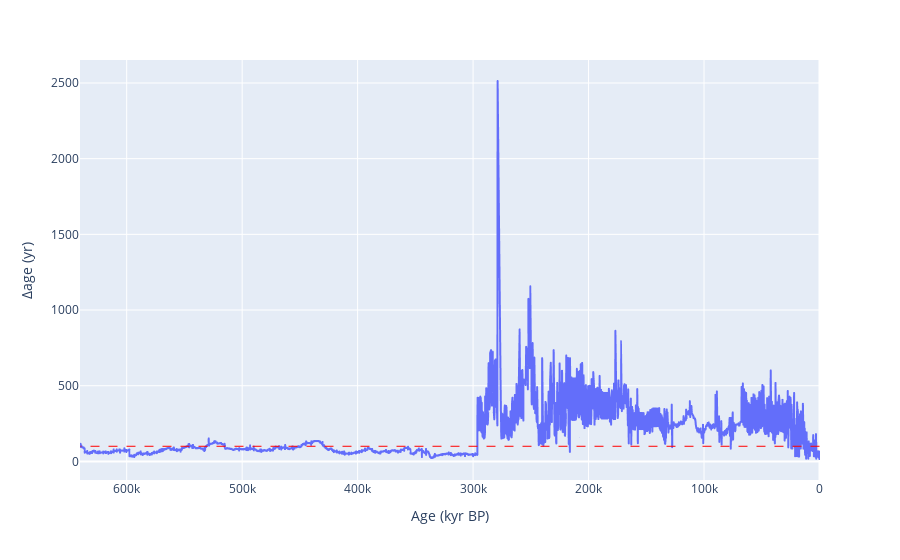

Notebook cell for this chart:
### Code cell
from toolbox import sq_ana as sa 
import importlib
importlib.reload(sa)


fig = sa.age_gap_interactive(
    df_fuji,
    age_min=0,
    age_max=640_000,
    H_line=100,
)
fig.show()

### Figure 1 — Plotly figure (JSON) as saved in the notebook; plotly's stock layout.template omitted (floating-point values rounded to 4 significant figures; data arrays with more than 128 entries replaced by an {"elided": "..."} marker saying what was removed)
{"data": [{"hovertemplate": "Age (yr BP)=%{x}<br>Δage (yr)=%{y}<extra></extra>", "legendgroup": "", "line": {"color": "#636efa", "dash": "solid"}, "marker": {"symbol": "circle"}, "mode": "lines", "name": "", "showlegend": false, "type": "scattergl", "x": {"elided": "6298 int values"}, "xaxis": "x", "y": {"elided": "6298 int values"}, "yaxis": "y"}], "layout": {"legend": {"tracegroupgap": 0}, "margin": {"t": 60}, "shapes": [{"line": {"color": "red", "dash": "dash", "width": 1}, "name": "H Line", "type": "line", "x0": 0, "x1": 640000, "y0": 100, "y1": 100}], "title": {"x": 0.5}, "xaxis": {"anchor": "y", "autorange": "reversed", "domain": [0, 1], "title": {"text": "Age (kyr BP)"}}, "yaxis": {"anchor": "x", "domain": [0, 1], "title": {"text": "Δage (yr)"}}}}
